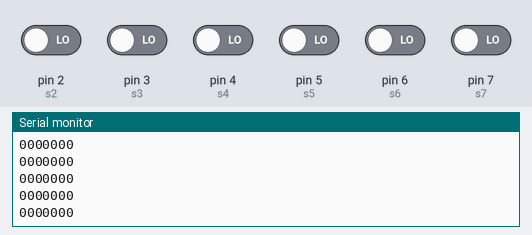
The sketch below on a simulated Arduino Uno, built with avr-gcc and run on an emulated ATmega328P. Shown: the last lines printed to the serial monitor. Inputs (shaded band) come from the test bench; at power-on: pin 2 (s2), pin 3 (s3), pin 4 (s4), pin 5 (s5), pin 6 (s6), pin 7 (s7) LOW.

Above: at 1.2 s.
1.3 s: pin 2 (s2) driven HIGH
At 2.4 s:
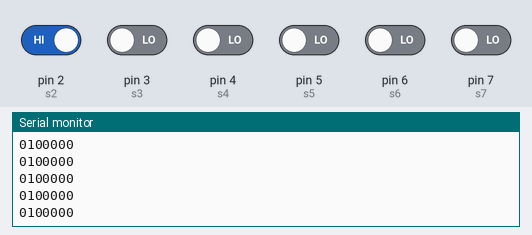
2.8 s: pin 3 (s3) driven HIGH
At 3.8 s:
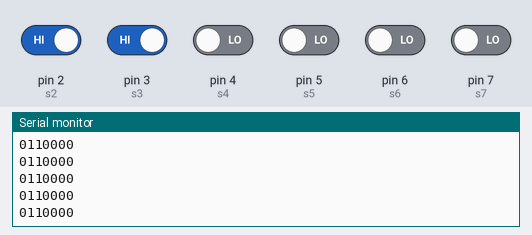
4.3 s: pin 4 (s4) driven HIGH
At 5.2 s:
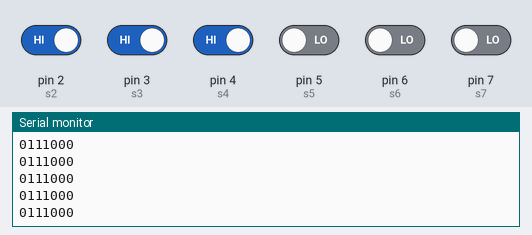
5.8 s: pin 5 (s5) driven HIGH
At 6.6 s:
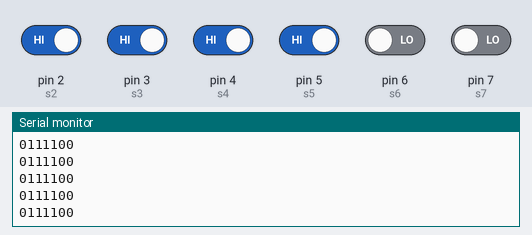
7.3 s: pin 6 (s6) driven HIGH
At 8.3 s:
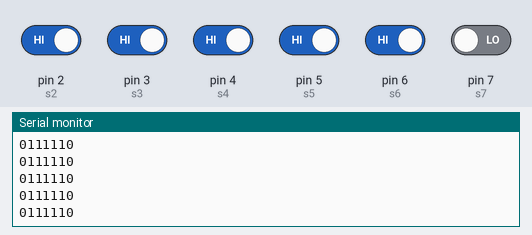
8.8 s: pin 7 (s7) driven HIGH
At 9.9 s:
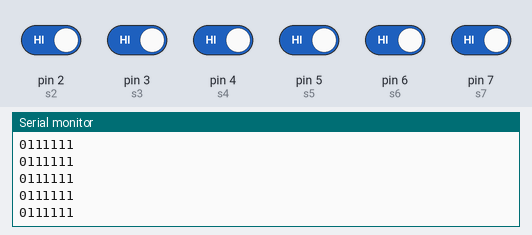
Timing chart, 0 to 11.3 s (numbered marks = the images above; inputs shaded):
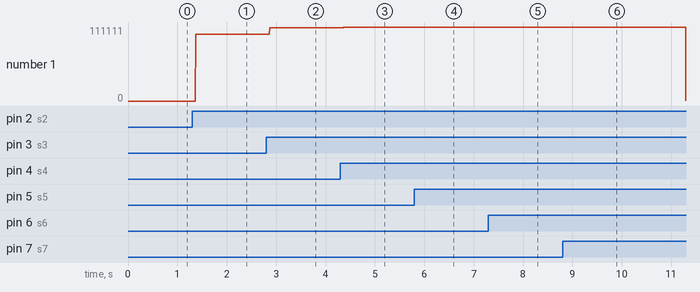

The sketch:

sensor.ino
```cpp
int s1=1;
int s2=2;
int s3=3;
int s4=4;
int s5=5;
int s6=6;
int s7=7;
void setup(){
  Serial.begin(9600);
 pinMode(s1,INPUT);
 pinMode(s2,INPUT);
 pinMode(s3,INPUT);
 pinMode(s4,INPUT);
 pinMode(s5,INPUT);
 pinMode(s6,INPUT);
 pinMode(s7,INPUT);
}
void loop(){
 Serial.print(digitalRead(s1));
 Serial.print(digitalRead(s2));
 Serial.print(digitalRead(s3));
 Serial.print(digitalRead(s4));
 Serial.print(digitalRead(s5));
 Serial.print(digitalRead(s6));
 Serial.print(digitalRead(s7));
 Serial.print("\n");
 }
```

Measured:
- after the input at 1.3 s, the serial monitor: prints a new line after 0.07 s (image 1)
- after the input at 2.8 s, the serial monitor: prints a new line after 0.07 s (image 2)
- after the input at 4.3 s, the serial monitor: prints a new line after 0.07 s (image 3)
- after the input at 5.8 s, the serial monitor: prints a new line after 0.07 s (image 4)
- after the input at 7.3 s, the serial monitor: prints a new line after 0.06 s (image 5)
- after the input at 8.8 s, the serial monitor: prints a new line after 0.07 s (image 6)
- plotted number 1: 0 → 100000 after the input at 1.3 s, 100000 → 110000 after the input at 2.8 s, 110000 → 111000 after the input at 4.3 s, 111000 → 111100 after the input at 5.8 s, 111100 → 111110 after the input at 7.3 s
